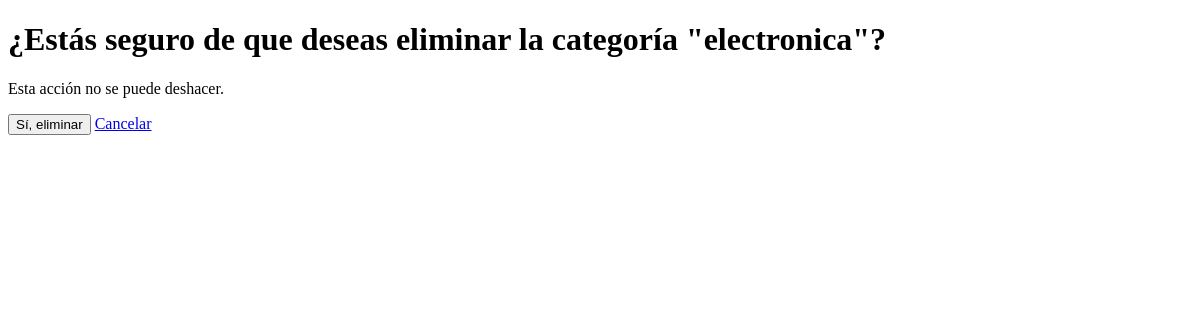
The page /categorias/eliminar/1/ on the database as committed earlier.
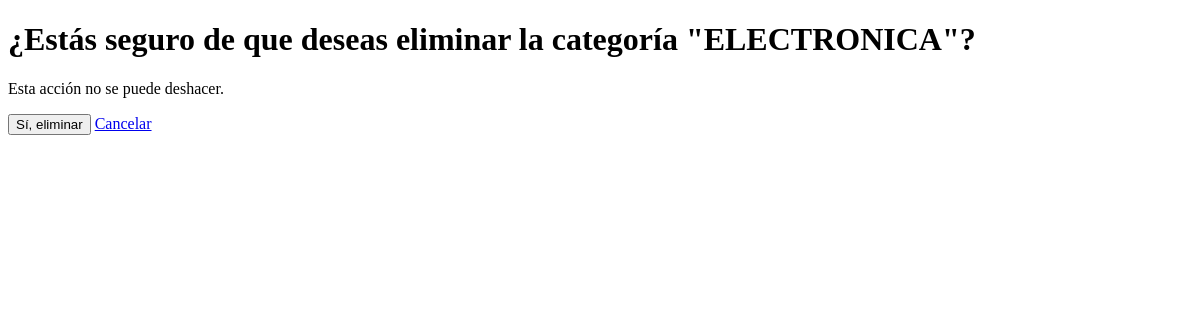
The same page on the database as committed later.
### gestion/models.py (models this page shows, shortened)
class Categoria(models.Model):
    nombre = models.CharField(max_length=100)
    descripcion = models.TextField(blank=True, null=True)
    categorias = models.ManyToManyField('Categoria', blank=True)  # Relación de muchos a muchos

### gestion/views.py (the view)
# urls.py: path('categorias/eliminar/<int:pk>/', views.eliminar_categoria, name='eliminar_categoria'),
def eliminar_categoria(request, pk):
    categoria = get_object_or_404(Categoria, pk=pk)
    if request.method == 'POST':
        categoria.delete()
        return redirect('listar_categorias')
    return render(request, 'gestion/eliminar_categoria.html', {'categoria': categoria})

### gestion/templates/gestion/eliminar_categoria.html (shortened to what this page needs)
<!DOCTYPE html>
<html lang="es">
<head>
</head>
<body>
    <h1>¿Estás seguro de que deseas eliminar la categoría "{{ categoria.nombre }}"?</h1>
    <p>Esta acción no se puede deshacer.</p>
    <form method="post">
        <button type="submit">Sí, eliminar</button>
        <a href="{% url 'listar_categorias' %}">Cancelar</a>
    </form>
</body>
</html>

Rows that differ between the two databases and show on the page:
changed Categoria: nombre "electronica" → "ELECTRONICA"
